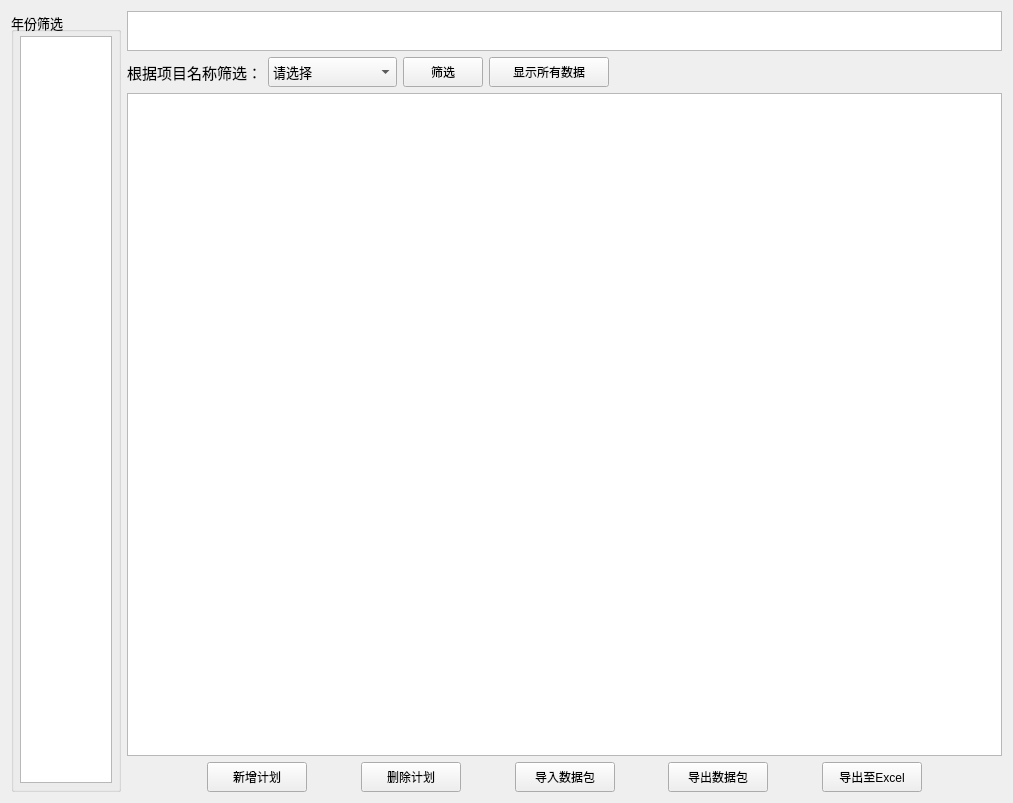
<?xml version="1.0" encoding="UTF-8"?>
<ui version="4.0">
 <class>Form</class>
 <widget class="QWidget" name="Form">
  <property name="geometry">
   <rect>
    <x>0</x>
    <y>0</y>
    <width>1013</width>
    <height>803</height>
   </rect>
  </property>
  <property name="windowTitle">
   <string>Form</string>
  </property>
  <layout class="QHBoxLayout" name="horizontalLayout_2">
   <item>
    <widget class="QGroupBox" name="groupBox">
     <property name="maximumSize">
      <size>
       <width>110</width>
       <height>16777215</height>
      </size>
     </property>
     <property name="font">
      <font>
       <pointsize>10</pointsize>
      </font>
     </property>
     <property name="title">
      <string>年份筛选</string>
     </property>
     <property name="alignment">
      <set>Qt::AlignLeading|Qt::AlignLeft|Qt::AlignVCenter</set>
     </property>
     <layout class="QVBoxLayout" name="verticalLayout">
      <property name="spacing">
       <number>6</number>
      </property>
      <property name="leftMargin">
       <number>6</number>
      </property>
      <property name="topMargin">
       <number>4</number>
      </property>
      <property name="rightMargin">
       <number>6</number>
      </property>
      <property name="bottomMargin">
       <number>6</number>
      </property>
      <item>
       <widget class="QListWidget" name="lw_yearChoose">
        <property name="sizePolicy">
         <sizepolicy hsizetype="Fixed" vsizetype="Expanding">
          <horstretch>0</horstretch>
          <verstretch>0</verstretch>
         </sizepolicy>
        </property>
        <property name="maximumSize">
         <size>
          <width>120</width>
          <height>16777215</height>
         </size>
        </property>
        <property name="font">
         <font>
          <pointsize>9</pointsize>
         </font>
        </property>
       </widget>
      </item>
     </layout>
    </widget>
   </item>
   <item>
    <layout class="QVBoxLayout" name="verticalLayout_2">
     <item>
      <widget class="QTextBrowser" name="txt_serviceSupportYear">
       <property name="sizePolicy">
        <sizepolicy hsizetype="Ignored" vsizetype="Fixed">
         <horstretch>0</horstretch>
         <verstretch>0</verstretch>
        </sizepolicy>
       </property>
       <property name="minimumSize">
        <size>
         <width>0</width>
         <height>30</height>
        </size>
       </property>
       <property name="maximumSize">
        <size>
         <width>16777215</width>
         <height>40</height>
        </size>
       </property>
       <property name="font">
        <font>
         <pointsize>10</pointsize>
        </font>
       </property>
       <property name="layoutDirection">
        <enum>Qt::LeftToRight</enum>
       </property>
       <property name="verticalScrollBarPolicy">
        <enum>Qt::ScrollBarAlwaysOff</enum>
       </property>
       <property name="horizontalScrollBarPolicy">
        <enum>Qt::ScrollBarAlwaysOff</enum>
       </property>
       <property name="html">
        <string>&lt;!DOCTYPE HTML PUBLIC &quot;-//W3C//DTD HTML 4.0//EN&quot; &quot;http://www.w3.org/TR/REC-html40/strict.dtd&quot;&gt;
&lt;html&gt;&lt;head&gt;&lt;meta name=&quot;qrichtext&quot; content=&quot;1&quot; /&gt;&lt;style type=&quot;text/css&quot;&gt;
p, li { white-space: pre-wrap; }
&lt;/style&gt;&lt;/head&gt;&lt;body style=&quot; font-family:'SimSun'; font-size:10pt; font-weight:400; font-style:normal;&quot;&gt;
&lt;p align=&quot;center&quot; style=&quot;-qt-paragraph-type:empty; margin-top:0px; margin-bottom:0px; margin-left:0px; margin-right:0px; -qt-block-indent:0; text-indent:0px; font-size:9pt;&quot;&gt;&lt;br /&gt;&lt;/p&gt;&lt;/body&gt;&lt;/html&gt;</string>
       </property>
      </widget>
     </item>
     <item>
      <layout class="QHBoxLayout" name="horizontalLayout">
       <item>
        <widget class="QLabel" name="label">
         <property name="sizePolicy">
          <sizepolicy hsizetype="Fixed" vsizetype="Preferred">
           <horstretch>0</horstretch>
           <verstretch>0</verstretch>
          </sizepolicy>
         </property>
         <property name="minimumSize">
          <size>
           <width>117</width>
           <height>30</height>
          </size>
         </property>
         <property name="font">
          <font>
           <family>微软雅黑</family>
           <pointsize>11</pointsize>
          </font>
         </property>
         <property name="text">
          <string>根据项目名称筛选：</string>
         </property>
        </widget>
       </item>
       <item>
        <widget class="QComboBox" name="selectContentBox">
         <property name="sizePolicy">
          <sizepolicy hsizetype="Fixed" vsizetype="Preferred">
           <horstretch>0</horstretch>
           <verstretch>0</verstretch>
          </sizepolicy>
         </property>
         <property name="minimumSize">
          <size>
           <width>120</width>
           <height>30</height>
          </size>
         </property>
         <property name="font">
          <font>
           <family>微软雅黑</family>
           <pointsize>10</pointsize>
          </font>
         </property>
         <item>
          <property name="text">
           <string>请选择</string>
          </property>
         </item>
         <item>
          <property name="text">
           <string>(一)装备大修</string>
          </property>
         </item>
         <item>
          <property name="text">
           <string>(二)装备中修</string>
          </property>
         </item>
         <item>
          <property name="text">
           <string>(三)维修器材购置</string>
          </property>
         </item>
         <item>
          <property name="text">
           <string>(四)修理能力建设</string>
          </property>
         </item>
        </widget>
       </item>
       <item>
        <widget class="QPushButton" name="selectButton">
         <property name="sizePolicy">
          <sizepolicy hsizetype="Fixed" vsizetype="Preferred">
           <horstretch>0</horstretch>
           <verstretch>0</verstretch>
          </sizepolicy>
         </property>
         <property name="minimumSize">
          <size>
           <width>75</width>
           <height>30</height>
          </size>
         </property>
         <property name="font">
          <font>
           <pointsize>9</pointsize>
          </font>
         </property>
         <property name="text">
          <string>筛选</string>
         </property>
        </widget>
       </item>
       <item>
        <widget class="QPushButton" name="showAllYearData">
         <property name="sizePolicy">
          <sizepolicy hsizetype="Fixed" vsizetype="Preferred">
           <horstretch>0</horstretch>
           <verstretch>0</verstretch>
          </sizepolicy>
         </property>
         <property name="minimumSize">
          <size>
           <width>120</width>
           <height>30</height>
          </size>
         </property>
         <property name="font">
          <font>
           <pointsize>9</pointsize>
          </font>
         </property>
         <property name="text">
          <string>显示所有数据</string>
         </property>
        </widget>
       </item>
       <item>
        <spacer name="horizontalSpacer_6">
         <property name="orientation">
          <enum>Qt::Horizontal</enum>
         </property>
         <property name="sizeHint" stdset="0">
          <size>
           <width>40</width>
           <height>20</height>
          </size>
         </property>
        </spacer>
       </item>
      </layout>
     </item>
     <item>
      <layout class="QHBoxLayout" name="horizontalLayout_5">
       <property name="spacing">
        <number>0</number>
       </property>
       <item>
        <widget class="QTableWidget" name="serviceSupportResult">
         <property name="font">
          <font>
           <pointsize>9</pointsize>
          </font>
         </property>
        </widget>
       </item>
      </layout>
     </item>
     <item>
      <layout class="QHBoxLayout" name="horizontalLayout_8">
       <property name="leftMargin">
        <number>80</number>
       </property>
       <property name="rightMargin">
        <number>80</number>
       </property>
       <item>
        <widget class="QPushButton" name="add_data">
         <property name="sizePolicy">
          <sizepolicy hsizetype="Minimum" vsizetype="Fixed">
           <horstretch>0</horstretch>
           <verstretch>0</verstretch>
          </sizepolicy>
         </property>
         <property name="minimumSize">
          <size>
           <width>100</width>
           <height>30</height>
          </size>
         </property>
         <property name="font">
          <font>
           <pointsize>9</pointsize>
          </font>
         </property>
         <property name="text">
          <string>新增计划</string>
         </property>
        </widget>
       </item>
       <item>
        <spacer name="horizontalSpacer_5">
         <property name="orientation">
          <enum>Qt::Horizontal</enum>
         </property>
         <property name="sizeHint" stdset="0">
          <size>
           <width>40</width>
           <height>20</height>
          </size>
         </property>
        </spacer>
       </item>
       <item>
        <widget class="QPushButton" name="delete_data">
         <property name="minimumSize">
          <size>
           <width>100</width>
           <height>30</height>
          </size>
         </property>
         <property name="font">
          <font>
           <pointsize>9</pointsize>
          </font>
         </property>
         <property name="text">
          <string>删除计划</string>
         </property>
        </widget>
       </item>
       <item>
        <spacer name="horizontalSpacer_2">
         <property name="orientation">
          <enum>Qt::Horizontal</enum>
         </property>
         <property name="sizeHint" stdset="0">
          <size>
           <width>40</width>
           <height>20</height>
          </size>
         </property>
        </spacer>
       </item>
       <item>
        <widget class="QPushButton" name="pb_input">
         <property name="minimumSize">
          <size>
           <width>100</width>
           <height>30</height>
          </size>
         </property>
         <property name="font">
          <font>
           <pointsize>9</pointsize>
          </font>
         </property>
         <property name="text">
          <string>导入数据包</string>
         </property>
        </widget>
       </item>
       <item>
        <spacer name="horizontalSpacer_3">
         <property name="orientation">
          <enum>Qt::Horizontal</enum>
         </property>
         <property name="sizeHint" stdset="0">
          <size>
           <width>40</width>
           <height>20</height>
          </size>
         </property>
        </spacer>
       </item>
       <item>
        <widget class="QPushButton" name="pb_output">
         <property name="minimumSize">
          <size>
           <width>100</width>
           <height>30</height>
          </size>
         </property>
         <property name="font">
          <font>
           <pointsize>9</pointsize>
          </font>
         </property>
         <property name="text">
          <string>导出数据包</string>
         </property>
        </widget>
       </item>
       <item>
        <spacer name="horizontalSpacer_4">
         <property name="orientation">
          <enum>Qt::Horizontal</enum>
         </property>
         <property name="sizeHint" stdset="0">
          <size>
           <width>40</width>
           <height>20</height>
          </size>
         </property>
        </spacer>
       </item>
       <item>
        <widget class="QPushButton" name="pb_outputToExcel">
         <property name="minimumSize">
          <size>
           <width>100</width>
           <height>30</height>
          </size>
         </property>
         <property name="font">
          <font>
           <pointsize>9</pointsize>
          </font>
         </property>
         <property name="text">
          <string>导出至Excel</string>
         </property>
        </widget>
       </item>
      </layout>
     </item>
    </layout>
   </item>
  </layout>
 </widget>
 <resources/>
 <connections/>
</ui>
